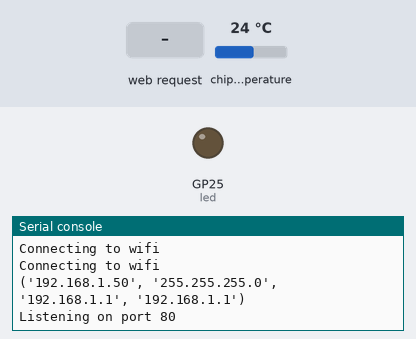
A program run on a simulated Raspberry Pi Pico running MicroPython. Shown: output pins drawn as LEDs (lit = HIGH), the last lines printed to the serial console. The inputs (shaded band) are chosen by the test bench; at power-on: chip temperature 24 °C. WiFi joins after 1.5 s; no MQTT or app messages arrive unless stated.

Above: at 2.8 s.
2.9 s: HTTP request GET /command received
At 4.6 s:
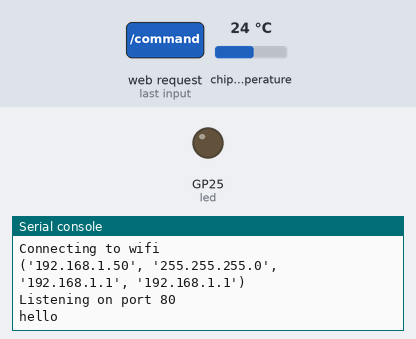
5.1 s: HTTP request GET /status received
At 5.8 s:
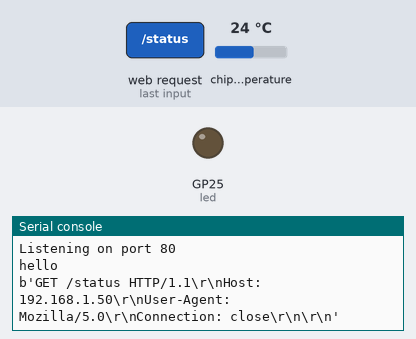
6.6 s: HTTP request GET /config received
At 7.0 s:
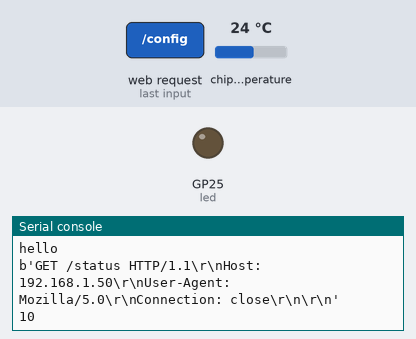

The program:

main.py
```python
import network
import socket
import json
import time
from machine import ADC
from time import sleep
from machine import Pin
import machine
from umqtt.simple import MQTTClient


led = Pin("LED", Pin.OUT)

interval = 10
config_response = json.dumps({"Interval": interval})

#CPU Temperature
sensor_temp = ADC(4)
conversion_factor = 3.3 / 65535
reading = sensor_temp.read_u16() * conversion_factor
temperature = 27 - (reading - 0.706) / 0.001721
response = json.dumps({"device": "picosense-01", "uptime": time.ticks_ms() // 1000, "Temperature": temperature})


# Connect to WiFi
addr = socket.getaddrinfo('0.0.0.0', 80)[0][-1]
s = socket.socket()
s.setsockopt(socket.SOL_SOCKET, socket.SO_REUSEADDR, 1)
s.bind(addr)
s.listen(1)
print('Listening on port 80')


#MQTT
client = MQTTClient('picosense-01', '1<BROKER _IP>', port=1883, user='<USER>', password='<PASSWORD>')
client.connect()
client.publish('picosense/01/telemetry', response)

#MQTT recieve command
def mqtt_callback(topic, msg):
        data1 = json.loads(msg)
        command = data1['command']
        if command == "LED_ON":
            led.on()
            print("LED turned on")
        elif command == "LED_OFF":
            led.off()
            print("LED turned off")
        elif command == "REBOOT":
            machine.reset()
            print("Device rebooting")

client.set_callback(mqtt_callback)
client.subscribe('picosense/01/command')


s.settimeout(1)
while True:
    try:
        conn, addr = s.accept()
        request = conn.recv(1024)

        if b"status" in request:
            print(request)
            conn.send('HTTP/1.1 200 OK\r\nContent-Type: application/json\r\n\r\n' + response)


        elif b"config" in request and b"POST" in request:
            body = request.split(b'\r\n\r\n')[1]
            data = json.loads(body)
            interval = data['interval']
            config_response = json.dumps({"Interval": interval})
            print(interval)
            conn.send('HTTP/1.1 200 OK\r\nContent-Type: application/json\r\n\r\n' + config_response)

        elif b"POST" in request and b"/command" in request:
            body = request.split(b'\r\n\r\n')[1]
            data = json.loads(body)
            command = data['command']
            if command == "LED_ON":
                led.on()
                conn.send('HTTP/1.1 200 OK\r\nContent-Type: application/json\r\n\r\n{"status": "LED on"}')
            elif command == "LED_OFF":
                led.off()
                conn.send('HTTP/1.1 200 OK\r\nContent-Type: application/json\r\n\r\n{"status": "LED off"}')
            elif command == "REBOOT":
                conn.send('HTTP/1.1 200 OK\r\nContent-Type: text/plain\r\n\r\nRebooting')
                machine.reset()
            else:
                conn.send('HTTP/1.1 200 OK\r\nContent-Type: text/plain\r\n\r\nwrong command')
        elif b"config" in request:
            print(interval)
            conn.send('HTTP/1.1 200 OK\r\nContent-Type: application/json\r\n\r\n' + config_response)

        elif b"command" in request:
            conn.send('HTTP/1.1 200 OK\r\nContent-Type: application/json\r\n\r\n{"commands": ["LED_ON", "LED_OFF", "REBOOT"]}')
            print("hello")

        else:
            conn.send('HTTP/1.1 404 Not Found\r\nContent-Type: text/plain\r\n\r\nNot Found')

        conn.close()

    except OSError:
        pass

    sensor_temp = ADC(4)
    conversion_factor = 3.3 / 65535
    reading = sensor_temp.read_u16() * conversion_factor
    temperature = 27 - (reading - 0.706) / 0.001721
    response = json.dumps({"device": "picosense-01", "uptime": time.ticks_ms() // 1000, "Temperature": temperature})
    client.publish('picosense/01/telemetry', response)
    client.check_msg()
    sleep(1)
```

boot.py
```python
import network
wlan = network.WLAN(network.STA_IF)
wlan.active(True)
wlan.connect("Wifi-SSID", "Wifi-Password")
while not wlan.isconnected():
    print("Connecting to wifi")
print(wlan.ifconfig())
```

Measured:
- after the input at 2.9 s, the serial console: prints a new line after 0.76 s (image 1)
- after the input at 5.1 s, the serial console: prints a new line at once (image 2)
- after the input at 6.6 s, the serial console: prints a new line at once (image 3)
